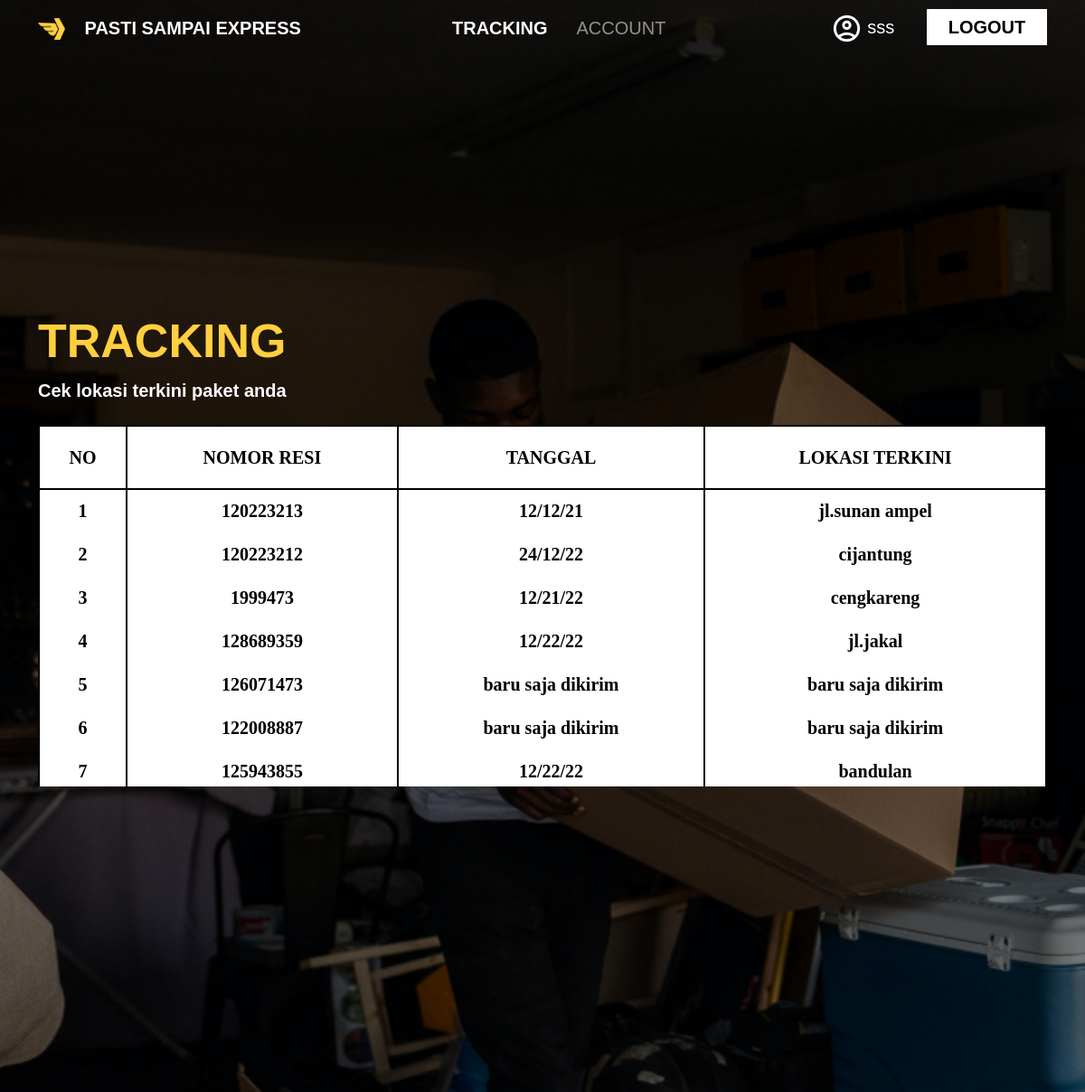
Page /dashboard (signed in) on the committed database.
### pastisampai/models.py (models this page shows, shortened)
class User(db.Model, UserMixin):
    id = db.Column(db.Integer(), primary_key=True)
    roles = db.Column(db.String(length=30),nullable=False)
    username = db.Column(db.String(length=30), nullable=False, unique=True)
    fullname = db.Column(db.String(length=30),nullable=False)
    email_address = db.Column(db.String(length=50), nullable=False)
    password_hash = db.Column(db.String(length=60), nullable=False)
    resi = db.relationship('Resi',secondary=user_resi,backref='users')
    @property
    def password(self):
        return self.password

class Resi(db.Model):
    id = db.Column(db.Integer(),primary_key=True)
    no_resi = db.Column(db.Integer(),nullable=False)
    sender_n = db.Column(db.String(length=60),nullable=False)
    receiver_n = db.Column(db.String(length=60),nullable=False)
    origin_n = db.Column(db.String(length=60),nullable=False)
    destination_n = db.Column(db.String(length=60),nullable=False)
    type_of_packet = db.Column(db.String(length=60),nullable=False)
    type_of_service = db.Column(db.String(length=60),nullable=False)
    sender_pn = db.Column(db.Integer(),nullable=False)
    receiver_pn = db.Column(db.Integer(),nullable=False)
    weight_packet = db.Column(db.String(length=30),nullable=False)
    arrived_at = db.Column(db.String(length=30),nullable=False)
    time_on_update = db.Column(db.String(length=60),nullable=False)
    time_on_deliver = db.Column(db.String(length=60),nullable=False)
    ongkir = db.Column(db.String(length=30),nullable=False)

### pastisampai/routes.py (the view)
@app.route('/dashboard',methods=["GET","POST"])
@login_required
def dashboard_page():# counterpart for session
    user = current_user.resi
    return render_template("dashboard.html",resis=user)

### pastisampai/models.py (called while the page is built)
@login_manager.user_loader
def load_user(user_id):
    return User.query.get(int(user_id))

### pastisampai/templates/dashboard.html (shortened to what this page needs)
{% extends 'index.html' %}
{% block content %}
        <section id="dashboard">
            <div class="container h-100">
                <div class="row h-100">
                    <div class="col-md-12 dashboard-tagline my-auto">
                        <h1>TRACKING</h1>
                        <p>Cek lokasi terkini paket anda</p>
                        <div class="table-wrapper-scroll-y my-custom-scrollbar">
                            <table class="table table-bordered">
                              <thead>
                                <tr>
                                    <th scope="col">NO</th>
                                    <th scope="col">NOMOR RESI</th>
                                    <th scope="col">TANGGAL</th>
                                    <th scope="col">LOKASI TERKINI</th>
                                </tr>
                              </thead>
                                <tbody>
                                {% if resis %}
                                {% for resi in resis %}
                                <tr>
                                    <th scope="row">{{loop.index}}</th>
                                    <td>{{resi.no_resi}}</td>
                                    <td>{{resi.time_on_update}}</td>
                                    <td>{{resi.arrived_at}}</td>
                                </tr>
                                {% endfor %}
                                {% endif %}
                                </tbody>
                            </table>
                        </div>
                    </div>
                </div>
            </div>
        </section>
{% endblock %}

### pastisampai/templates/index.html (shortened to what this page needs)
<!doctype html>
<html lang="en">
    <head>
        <link rel="stylesheet" href="{{url_for('static',filename='css/bootstrap.min.css')}}">
        <link rel="stylesheet" href="{{url_for('static',filename='css/toastr.min.css')}}">
        <link href="{{url_for('static',filename='css/fontgoogle.css')}}" rel="stylesheet">
        <link rel="stylesheet" href="{{ url_for('static',filename='css/style.css') }}">
        <link rel="stylesheet" href="{{ url_for('static',filename='css/responsive.css') }}">
    </head>
    <body>
        <nav class="navbar navbar-expand-lg navbar-dark bg-transparent position-fixed w-100">
            <div class="container">
                <a class="navbar-brand" href="{{ url_for('home_page') }}">
                    <img src="{{ url_for('static',filename='Assets/img/Logo Small.png') }}" alt="" width="30" height="24" class="d-inline-block align-text-top me-3">
                    PASTI SAMPAI EXPRESS</a>
                <div class="collapse navbar-collapse" id="navbarNav">
                    <ul class="navbar-nav mx-auto">
                            {% if current_user.is_authenticated %}
                                {% if current_user.roles == 'admin' %}
                            <li class="nav-item mx-2">
                                <a href="{{ url_for('dashboard_admin_page') }}" class="nav-link {{ 'active' if request.path == url_for('dashboard_admin_page') }}">ADD</a>
                            </li>
                            <li class="nav-item mx-2">
                                <a href="{{ url_for('update_page') }}"  class="nav-link {{ 'active' if request.path == url_for('update_page') }}">UPDATE</a>
                            </li>
                            <li class="nav-item mx-2">
                                <a href="{{ url_for('tracking_page') }}" class="nav-link {{ 'active' if request.path == url_for('tracking_page') }}">TRACKING</a>
                            </li>
                            <li class="nav-item mx-2">
                                <a href="{{ url_for('account_info') }}" class="nav-link {{ 'active' if request.path == url_for('account_info') }}">ACCOUNT</a>
                            </li>
                                {% else %}
                            <li class="nav-item mx-2">
                                <a href="{{ url_for('dashboard_page') }}" class="nav-link {{ 'active' if request.path == url_for('dashboard_page') }}">TRACKING</a>
                            </li>
                            <li class="nav-item mx-2">
                                <a href="{{ url_for('account_info') }}" class="nav-link {{ 'active' if request.path == url_for('account_info') }}">ACCOUNT</a>
                            </li>
                                {% endif %}
                            {% endif %}
                    </ul>
                    <div>
                        {% if current_user.is_authenticated %}
                        <button class="button-primary">
                            <a href="{{ url_for('account_info') }}">
                                <img src="{{ url_for('static',filename='Assets/img/user.png') }}" alt="">
                                {{current_user.username}}</a>
                        </button>
                        <button class="button-secondary">
                            <a href="{{ url_for('logout_page') }}">LOGOUT</a>
                        </button>
                        {% endif %}
                    </div>
                </div>
            </div>
        </nav>
        {% block content %}{% endblock %}
    </body>
</html>

### pastisampai/static/css/style.css (style rules this page uses)
:root { --pr-color : #000000; }
.bg-transparent { transition: all ease-in 0.3s; }
body { font-family: 'Poppins', sans-serif; background-color: #000000; }
.navbar-brand { font-weight: 700; font-size: 20; }
.nav-link { font-size: 20px; }
.nav-link.active { font-weight: 700; }
.button-primary { width: 133px; height: 40px; background-color: transparent; color: #fff; border: none; font-size: 20px; font-weight: 400; }
.button-secondary { width: 133px; height: 40px; background-color: #fff; color: var(--pr-color); border: none; font-size: 20px; font-weight: 700; }
.button-primary a { color: #fff; text-decoration: none; }
.button-secondary a { color: #000000; text-decoration: none; }
#dashboard { background-image: url('../Assets/img/Background.png'); background-size: cover; height: 100vh; width: 100%; }
#dashboard h1 { width: 100%; height: 71px; font-weight: 700; font-size: 52px; line-height: 78px; color: #FFCF3F; }
#dashboard p { width: 100%; height: 35px; font-weight: 700; font-size: 20px; line-height: 30px; color: #FFFFFF; margin-bottom: 18px; }
.my-custom-scrollbar { position: relative; height: 400px; overflow: auto; }
.table-wrapper-scroll-y { display: block; }
#dashboard thead, #dashboard tbody { border: #000000; background: #FFFFFF; height: 70px; font-family: 'Poppins'; font-weight: 700; font-size: 20px; vertical-align: middle; text-align: center; color: #000000; }
#dashboard tbody { border-bottom: #FFFFFF; }
.table-bordered > :not(caption) > * { border-width: 2.5px 0; }
.table-bordered > :not(caption) > * > * { border-width: 0 2.5px; }

### rows in the picture
User: username "sss"
Resi: no_resi "120223213", time_on_update "12/12/21", arrived_at "jl.sunan ampel"
Resi: no_resi "120223212", time_on_update "24/12/22", arrived_at "cijantung"
Resi: no_resi "1999473", time_on_update "12/21/22", arrived_at "cengkareng"
Resi: no_resi "128689359", time_on_update "12/22/22", arrived_at "jl.jakal"
Resi: no_resi "126071473", time_on_update "baru saja dikirim", arrived_at "baru saja dikirim"
Resi: no_resi "122008887", time_on_update "baru saja dikirim", arrived_at "baru saja dikirim"
Resi: no_resi "125943855", time_on_update "12/22/22", arrived_at "bandulan"
